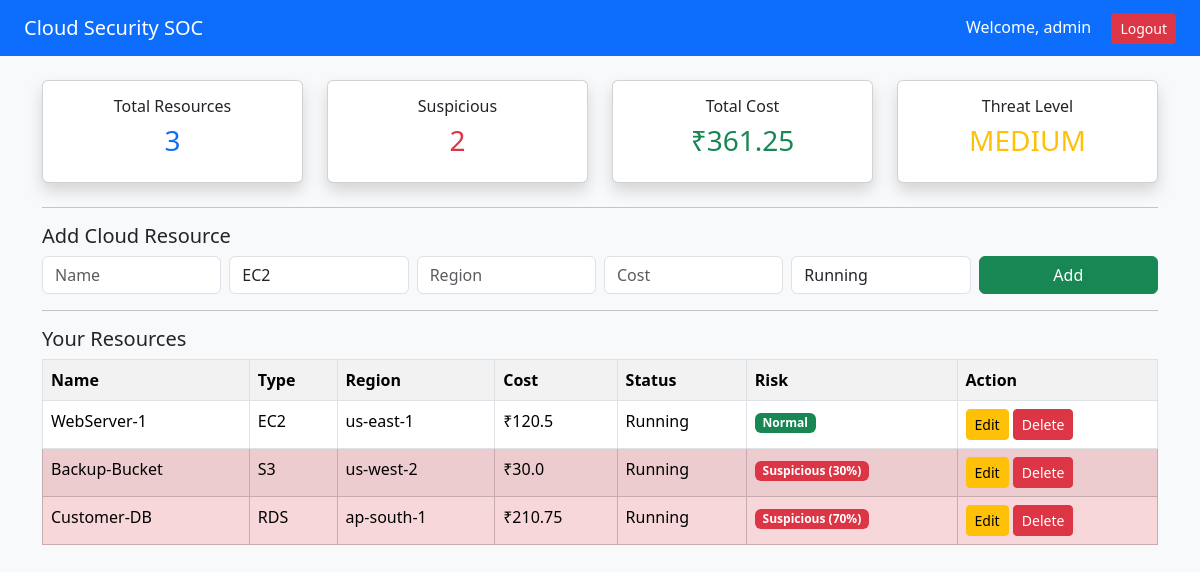
The app's page /dashboard (signed in) with its own data.
### tables this page shows
CREATE TABLE resources(
        id INTEGER PRIMARY KEY AUTOINCREMENT,
        user_id INTEGER,
        name TEXT,
        type TEXT,
        region TEXT,
        cost REAL,
        status TEXT
    );

### app.py (the view)
@app.route('/dashboard')
def dashboard():
    if "user_id" not in session:
        return redirect(url_for("login"))
    conn = sqlite3.connect("database.db")
    cur = conn.cursor()
    cur.execute("SELECT * FROM resources WHERE user_id=?",
                (session["user_id"],))
    rows = cur.fetchall()
    conn.close()
    approved_regions = ["ap-south-1", "us-east-1"]
    resources = []
    suspicious_count = 0
    total_cost = 0
    for r in rows:
        cost = r[5]
        region = r[4]
        status = r[6]
        total_cost += cost
        is_suspicious = False
        risk_score = 0
        if cost > 150:
            is_suspicious = True
            risk_score += 40
        if region not in approved_regions:
            is_suspicious = True
            risk_score += 30
        if cost > 150 and status == "Running":
            risk_score += 30
        if is_suspicious:
            suspicious_count += 1
        resources.append((*r, is_suspicious, risk_score))
    total = len(resources)
    if suspicious_count >= 3:
        threat = "HIGH"
    elif suspicious_count >= 1:
        threat = "MEDIUM"
    else:
        threat = "LOW"
    return render_template("dashboard.html",
                           total=total,
                           suspicious=suspicious_count,
                           total_cost=round(total_cost,2),
                           threat=threat,
                           resources=resources)

### templates/dashboard.html (shortened to what this page needs)
<!DOCTYPE html>
<html>
<head>
<link href="https://cdn.jsdelivr.net/npm/bootstrap@5.3.2/dist/css/bootstrap.min.css" rel="stylesheet">
</head>
<body class="bg-light">
<nav class="navbar navbar-dark bg-primary px-4">
    <span class="navbar-brand">Cloud Security SOC</span>
    <div class="text-white">
        Welcome, {{session['username']}}
        <a href="/logout" class="btn btn-danger btn-sm ms-3">Logout</a>
    </div>
</nav>
<div class="container mt-4">
<div class="row text-center mb-4">
    <div class="col-md-3">
        <div class="card shadow p-3">
            <h6>Total Resources</h6>
            <h3 class="text-primary">{{total}}</h3>
        </div>
    </div>
    <div class="col-md-3">
        <div class="card shadow p-3">
            <h6>Suspicious</h6>
            <h3 class="text-danger">{{suspicious}}</h3>
        </div>
    </div>
    <div class="col-md-3">
        <div class="card shadow p-3">
            <h6>Total Cost</h6>
            <h3 class="text-success">₹{{total_cost}}</h3>
        </div>
    </div>
    <div class="col-md-3">
        <div class="card shadow p-3">
            <h6>Threat Level</h6>
            {% if suspicious > 3 %}
                <h3 class="text-danger">HIGH</h3>
            {% elif suspicious > 1 %}
                <h3 class="text-warning">MEDIUM</h3>
            {% else %}
                <h3 class="text-success">LOW</h3>
            {% endif %}
        </div>
    </div>
</div>
<hr>
<h5>Add Cloud Resource</h5>
<form method="POST" action="/add_resource" class="row g-2">
    <div class="col-md-2"><input name="name" class="form-control" placeholder="Name" required></div>
    <div class="col-md-2">
        <select name="type" class="form-control">
            <option>EC2</option>
        </select>
    </div>
    <div class="col-md-2"><input name="region" class="form-control" placeholder="Region" required></div>
    <div class="col-md-2"><input name="cost" type="number" step="0.01" class="form-control" placeholder="Cost"></div>
    <div class="col-md-2">
        <select name="status" class="form-control">
            <option>Running</option>
        </select>
    </div>
    <div class="col-md-2">
        <button class="btn btn-success w-100">Add</button>
    </div>
</form>
<hr>
<h5>Your Resources</h5>
<table class="table table-bordered table-striped">
<tr>
<th>Name</th>
<th>Type</th>
<th>Region</th>
<th>Cost</th>
<th>Status</th>
<th>Risk</th>
<th>Action</th>
</tr>
{% for r in resources %}
<tr class="{% if r[7] %}table-danger{% endif %}">
<td>{{r[2]}}</td>
<td>{{r[3]}}</td>
<td>{{r[4]}}</td>
<td>₹{{r[5]}}</td>
<td>{{r[6]}}</td>
<td>
{% if r[7] %}
<span class="badge bg-danger">Suspicious ({{r[8]}}%)</span>
{% else %}
<span class="badge bg-success">Normal</span>
{% endif %}
</td>
<td>
<a href="/edit_resource/{{r[0]}}" class="btn btn-warning btn-sm">Edit</a>
<a href="/delete_resource/{{r[0]}}" class="btn btn-danger btn-sm">Delete</a>
</td>
</tr>
{% endfor %}
</table>
</div>
</body>
</html>

### records on screen
resources: name "WebServer-1", type "EC2", region "us-east-1", cost "120.5", status "Running", shows "Normal"
resources: name "Backup-Bucket", type "S3", region "us-west-2", cost "30.0", status "Running", r "30"
resources: name "Customer-DB", type "RDS", region "ap-south-1", cost "210.75", status "Running", r "70"

### other values on screen
{{ session['username'] }} "admin"
{{ total }} "3"
{{ suspicious }} "2"
{{ total_cost }} "361.25"
